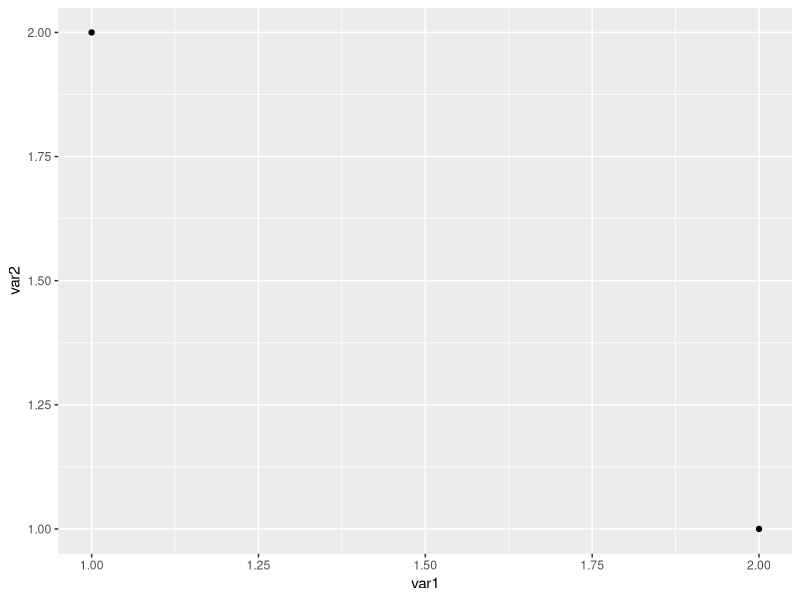
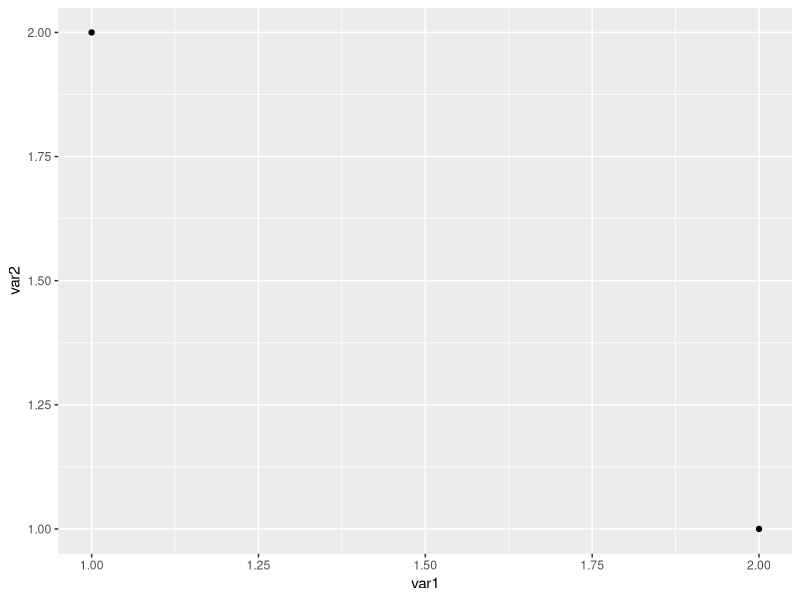
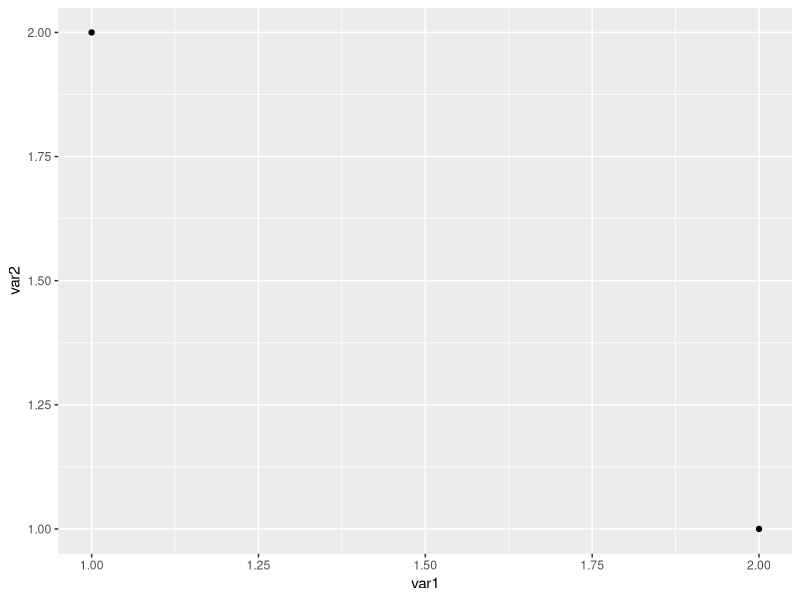

Recreate these plots in R, in order. (Note: this script raises an error after producing the figures.)
## ---- chunk 1
knitr::opts_chunk$set(echo = TRUE)

# set working directory to the location of the script
knitr::opts_knit$set(root.dir = getwd())

# load packages
library(tidyverse)
library(dplyr)
library(ggplot2)
library(patchwork)
## ---- chunk 2
# read as a tibble
data <- read_csv("data/data.csv")

# print the dimensions of the table for reference
dim(data)
## ---- chunk 3
plot <- data %>% 
  ggplot(aes(x=var1, y=var2)) + 
  geom_point()

plot
## ---- chunk 4

# store figure files in a '/figs' subdir to keep things clean

ggsave(height=6, width=9, file="figs/fig1.pdf")
ggsave(height=6, width=9, file="figs/fig1.png")

## ---- chunk 5

table1 <- data %>% group_by(var1) %>% count()

write.csv(table1, file="tables/table1.csv", row.names=F)

